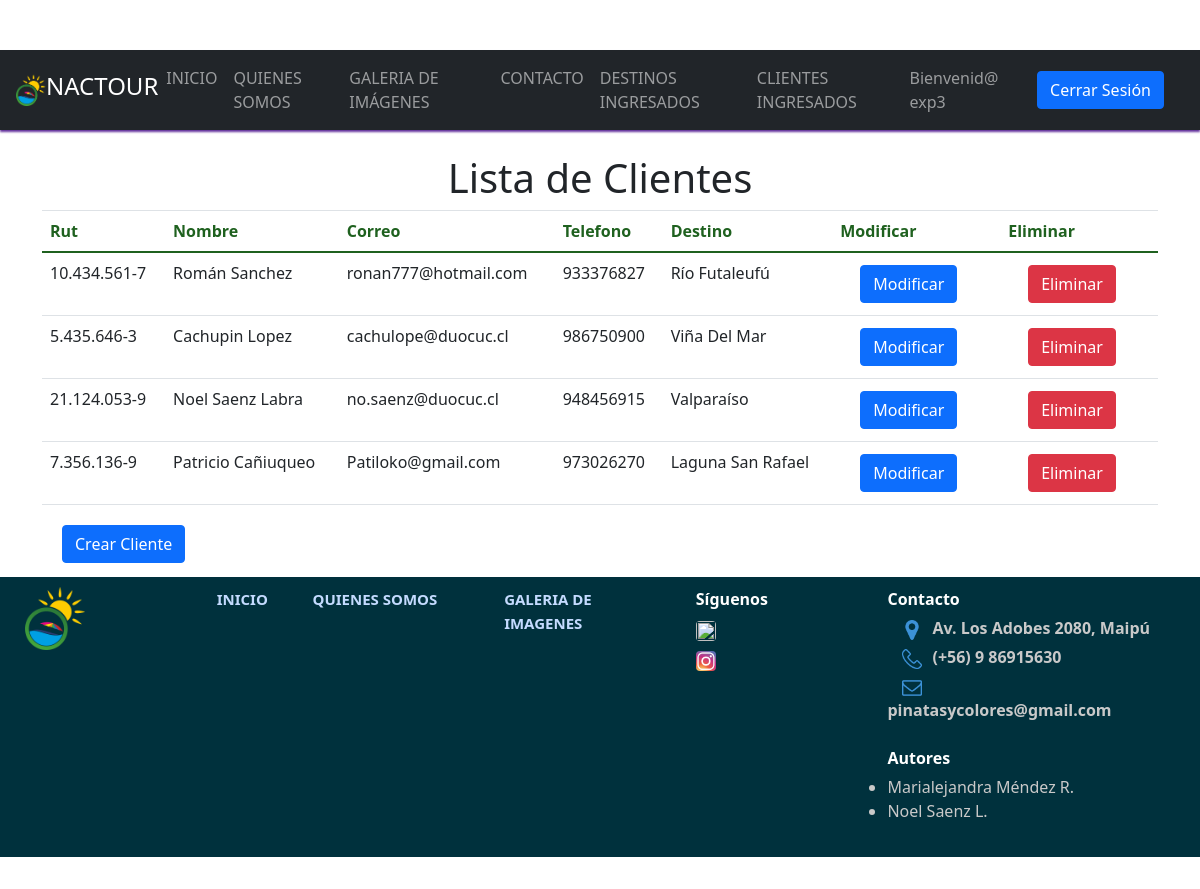
Page /mostrar/ (signed in) on the committed database.
### core/models.py (models this page shows, shortened)
class Cliente(models.Model):
    nro_identif=models.CharField(max_length=15, primary_key=True, verbose_name='Rut')
    nombreCompleto=models.CharField(max_length=40, verbose_name='Nombre Completo')
    email=models.CharField(max_length=40, verbose_name='Email')
    telefono=models.IntegerField(max_length=9, verbose_name='Telefono')
    destino=models.ForeignKey(Destino, on_delete=models.CASCADE)

class Destino(models.Model):
    cod_des= models.IntegerField(primary_key=True, verbose_name='Codigo Destino')
    nombre_des=models.CharField(max_length=55, verbose_name='Nombre Destino')
    precio=models.IntegerField(max_length=6, verbose_name='Precio')
    imagen=models.ImageField(upload_to="imagenes", null=True, verbose_name='Imagen')  #la img
    def __str__(self):
        return self.nombre_des

### core/views.py (the view)
# urls.py: path('mostrar/', mostrar, name="mostrar"),
def mostrar(request):
    clientes = Cliente.objects.all()
    datos={
        'consumidores':clientes
    }
    return render(request, 'mostrar.html', datos)

### core/templates/mostrar.html (shortened to what this page needs)
<!DOCTYPE html>
<html lang="en">
<head>
    {% load static %}
    <link rel="stylesheet" type="text/css" href="{% static 'css/bootstrap.min.css' %}">
    <link rel="stylesheet" type="text/css" href="{% static 'css/estilos.css' %}">
    <link href="https://cdn.jsdelivr.net/npm/bootstrap@5.0.2/dist/css/bootstrap.min.css" rel="stylesheet">
</head>
<body>
    <nav class="navbar navbar-expand-sm navbar-dark bg-dark mb-4">
        <img src="{% static 'img/logo.png' %}" alt="logo" width="30px">
            <h4>NacTour</h4>
        <div class="collapse navbar-collapse" id="Opciones">
            <ul class="navbar-nav">
                <li class="nav-item">
                    <a class="nav-link" href="{% url 'inicio' %}">INICIO</a>
                </li>
                <li class="nav-item">
                    <a class="nav-link" href="{% url 'quienes_somos' %}">QUIENES SOMOS</a>
                </li>
                <li class="nav-item">
                    <a class="nav-link" href="{% url 'Galeria_imagenes'%}">GALERIA DE IMÁGENES</a>
                </li>
                <li class="nav-item">
                    <a class="nav-link" href="{% url 'nuevo_formulario_' %}">CONTACTO</a>
                </li>
                <li class="nav-item">
                    <a class="nav-link" href="{% url 'mostrarDestino' %}">DESTINOS INGRESADOS</a>
                </li>
                {% if user.is_authenticated %}
                <li class="nav-item">
                    <a class="nav-link" href="{% url 'mostrar' %}">CLIENTES INGRESADOS</a>
                </li>
                <li class="nav-item">
                    <a class="nav-link" href="#">Bienvenid@ {{user.username}}</a>
                </li>
                {% endif %}
            </ul>
            <div>
                {% if user.is_authenticated %}
                    <a href="{% url 'logout' %}" id="salir">
                       <input type="submit" value="Cerrar Sesión" class="btn btn-primary" style="float: right;">
                    </a>
                {% else %}
                <a href="{% url 'login' %}" id="ingresar">
                    <input type="submit" value="Iniciar Sesión" class="btn btn-primary" style="float: right;">
                </a>
                {% endif %}
            </div>
        </div>
    </nav>
    <div class="container">
        <h1>Lista de Clientes</h1>
        <table class="table">
            <thead>
                <tr>
                    <th>Rut</th>
                    <th>Nombre</th>
                    <th>Correo</th>
                    <th>Telefono</th>
                    <th>Destino</th>
                    <th>Modificar </th>
                    <th>Eliminar</th>
                </tr>
            </thead>
            <tbody>
                {% for co in consumidores %}
                    <tr>
                        <td>{{co.nro_identif}}</td>
                        <td>{{co.nombreCompleto}}</td>
                        <td>{{co.email}}</td>
                        <td>{{co.telefono}}</td>
                        <td>{{co.destino}}</td>
                        <td><a href="{% url 'modificar' co.nro_identif %}" class="btn btn-primary">Modificar</a></td>
                        <td><a href="{% url 'eliminar' co.nro_identif %}" class="btn btn-danger">Eliminar</a></td>
                    </tr>
                {% endfor%}
            </tbody>
        </table>
        <a href="{% url 'crear' %}" class="btn btn-primary">Crear Cliente</a>
    </div>
    <footer>
        <div class="row col-12">
            <div class="col-lg-2">
                <img src="{% static 'img/logo.png' %}" alt="logoBookStop" width="60px">
            </div>
            <div class="col-lg-1">
                <a href="{% url 'inicio' %}" id="linkFooter" style="color: rgb(196, 219, 255); font-size: 15px;"><strong>INICIO</strong></a>
            </div>
            <div class="col-lg-2">
                <a href="{% url 'quienes_somos' %}" id="linkFooter" style="color: rgb(196, 219, 255); font-size: 15px;"><strong>QUIENES SOMOS</strong></a>
            </div>
            <div class="col-lg-2">
                <a href="{% url 'Galeria_imagenes'%}" id="linkFooter" style="color: rgb(196, 219, 255); font-size: 15px;"><strong>GALERIA DE IMAGENES</strong></a>
            </div>
            <div class="col-lg-2">
                <strong>Síguenos</strong>
                <br>
                <div class="row">
                    <a href="https://www.facebook.com/profile.php?id=100083394426070&mibextid=ZbWKwL" target="_blank">
                        <img src="{% static 'img/logo_facebook.jpg' %}" alt=""  class="rounded" width="20px" height="20px" style=" margin-top: 10px;">
                    </a>
                </div>
                <div class="row">
                    <a href="https://instagram.com/pinatas_y_colores?utm_medium=copy_link" target="_blank">
                        <img src="{% static 'img/logo_instagram.jpg' %}" alt="" class="rounded" width="20px" height="20px" style=" margin-top: 10px;" >
                    </a>
                </div>
            </div>
            <div class="col-lg-3 ">
                <strong>Contacto</strong>
                <br>
                <div class="row">
                    <div class="col contactofooter">
                        <img src="{% static 'img/logo_localizacion.png' %}" alt="" width="20px" height="20px"
                        style="margin-right: 10px; margin-left: 15px; text-align: center;"><strong>Av. Los Adobes 2080, Maipú</strong>
                    </div>
                </div>
                <div class="row">
                    <div class="col contactofooter">
                        <img src="{% static 'img/logo_telefono.png' %}" alt="" width="20px" height="20px"
                        style="margin-right: 10px; margin-left: 15px; text-align: center;"><strong>(+56) 9 86915630</strong>
                    </div>
                </div>
                <div class="row">
                    <div class="col contactofooter">
                        <img src="{% static 'img/logo_email.png' %}" alt="" width="20px" height="20px"
                        style="margin-right: 10px; margin-left: 15px; text-align: center;"><strong>pinatasycolores@gmail.com</strong>
                    </div>
                </div>
                <br>
                <div class="row">
                    <div class="col">
                        <strong>Autores</strong>
                        <div class="row contactofooter">
                            <ul>
                                <li>Marialejandra Méndez R.</li>
                                <li>Noel Saenz L.</li>
                            </ul>
                        </div>
                    </div>
                </div>
                <br>
                <p>&copy; Copyrigth Derechos reservados</p>
            </div>
        </div>
    </footer>
</body>
</html>

### core/static/css/estilos.css (style rules this page uses)
h4 { color: white; text-align: center; width: auto; height: auto; text-transform: uppercase; }
h1 { text-align: center; }
p { text-align: justify; }
body { background-color: #9ec2e6; padding-top: 100px; }
.navbar { box-shadow:0px 2px 2px rgb(99, 49, 156); position: fixed; z-index: 1; display: flex; transition: 0.3s; width: 100%; top: 0; }
.btn { background-color: crimson; border: none; color: azure; padding: 10px; text-align: center; display: inline-block; font-size: 13px; margin: 4px 20px; }
body { background-color: #000000; padding-top: 50px; }
footer { padding: 10px; color: white; background-color: rgb(0, 49, 61); height: 280px; margin-top: 10px; }
footer div p { font-size: 12px; color: white; padding-top: 5px; line-height: 5px; }
#linkFooter { color: white; text-decoration: none; }
.contactofooter { color: rgb(201, 201, 201); padding-top: 5px; text-align: left; }
* { margin: 0; padding: 0; }
body { background: #d2d9e4; font-family: sans-serif; }
th { color: #1f611f; }

### rows in the picture
Cliente: nro_identif "10.434.561-7", nombreCompleto "Román Sanchez", email "ronan777@hotmail.com", telefono "933376827", destino "Río Futaleufú"
Cliente: nro_identif "5.435.646-3", nombreCompleto "Cachupin Lopez", email "cachulope@duocuc.cl", telefono "986750900", destino "Viña Del Mar"
Cliente: nro_identif "21.124.053-9", nombreCompleto "Noel Saenz Labra", email "no.saenz@duocuc.cl", telefono "948456915", destino "Valparaíso"
Cliente: nro_identif "7.356.136-9", nombreCompleto "Patricio Cañiuqueo", email "Patiloko@gmail.com", telefono "973026270", destino "Laguna San Rafael"

### other values in the picture
{{ user.username }} "exp3"
